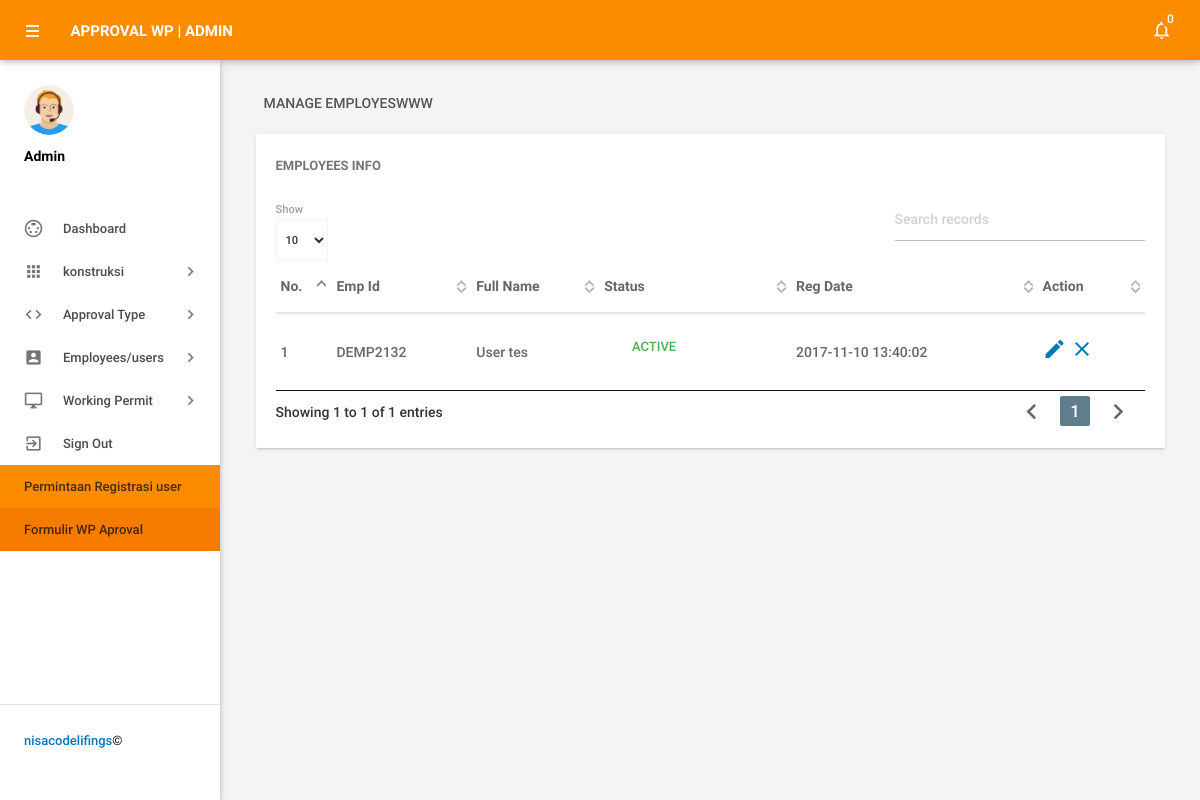
Page /admin/manageemployee.php (signed in) on the committed database.
### tables this page shows
CREATE TABLE `tblemployees` (
  `id` int(11) NOT NULL,
  `EmpId` varchar(100) NOT NULL,
  `FirstName` varchar(150) NOT NULL,
  `LastName` varchar(150) NOT NULL,
  `EmailId` varchar(200) NOT NULL,
  `Password` varchar(180) NOT NULL,
  `Gender` varchar(100) NOT NULL,
  `Dob` varchar(100) NOT NULL,
  `Department` varchar(255) NOT NULL,
  `Address` varchar(255) NOT NULL,
  `City` varchar(200) NOT NULL,
  `Country` varchar(150) NOT NULL,
  `Phonenumber` char(11) NOT NULL,
  `Status` int(1) NOT NULL,
  `RegDate` timestamp NOT NULL DEFAULT current_timestamp()
);

### admin/manageemployee.php (the view, shortened to what this page needs)
<?php
include('includes/config.php');
if(strlen($_SESSION['alogin'])==0)
    {
header('location:index.php');
}
else{
 ?>
<!DOCTYPE html>
<html lang="en">
    <head>
        <link type="text/css" rel="stylesheet" href="../assets/plugins/materialize/css/materialize.min.css"/>
        <link href="../assets/plugins/material-preloader/css/materialPreloader.min.css" rel="stylesheet">
        <link href="../assets/plugins/datatables/css/jquery.dataTables.min.css" rel="stylesheet">
        <link href="../assets/css/alpha.min.css" rel="stylesheet" type="text/css"/>
        <link href="../assets/css/custom.css" rel="stylesheet" type="text/css"/>
    </head>
    <body>
       <?php include('includes/header.php');?>
       <?php include('includes/sidebar.php');?>
            <main class="mn-inner">
                <div class="row">
                    <div class="col s12">
                        <div class="page-title">Manage EmployesWWW</div>
                    </div>
                    <div class="col s12 m12 l12">
                        <div class="card">
                            <div class="card-content">
                                <span class="card-title">Employees Info</span>
                                <table id="example" class="display responsive-table ">
                                    <thead>
                                        <tr>
                                            <th>No. </th>
                                            <th>Emp Id</th>
                                            <th>Full Name</th>
                                             <th>Status</th>
                                             <th>Reg Date</th>
                                            <th>Action</th>
                                        </tr>
                                    </thead>
                                    <tbody>
<?php $sql = "SELECT EmpId,FirstName,LastName,Department,Status,RegDate,id from  tblemployees";
$query = $dbh -> prepare($sql);
$query->execute();
$results=$query->fetchAll(PDO::FETCH_OBJ);
$cnt=1;
if($query->rowCount() > 0)
{
foreach($results as $result)
{               ?>
                                        <tr>
                                            <td> <?php echo htmlentities($cnt);?></td>
                                            <td><?php echo htmlentities($result->EmpId);?></td>
                                            <td><?php echo htmlentities($result->FirstName);?>&nbsp;<?php echo htmlentities($result->LastName);?></td>
                                             <td><?php $stats=$result->Status;
if($stats){
                                             ?>
                                                 <a class="waves-effect waves-green btn-flat m-b-xs">Active</a>
                                                 <?php } else { ?>
                                                 <a class="waves-effect waves-red btn-flat m-b-xs">Inactive</a>
                                                 <?php } ?>
                                             </td>
                                              <td><?php echo htmlentities($result->RegDate);?></td>
                                            <td><a href="editemployee.php?empid=<?php echo htmlentities($result->id);?>"><i class="material-icons">mode_edit</i></a>
                                        <?php if($result->Status==1)
 {?>
<a href="manageemployee.php?inid=<?php echo htmlentities($result->id);?>" onclick="return confirm('Are you sure you want to inactive this Employe?');"" > <i class="material-icons" title="Inactive">clear</i>
<?php } else {?>
                                            <a href="manageemployee.php?id=<?php echo htmlentities($result->id);?>" onclick="return confirm('Are you sure you want to active this employee?');""><i class="material-icons" title="Active">done</i>
                                            <?php } ?> </td>
                                        </tr>
                                         <?php $cnt++;} }?>
                                    </tbody>
                                </table>
                            </div>
                        </div>
                    </div>
                </div>
            </main>
        </div>
        <div class="left-sidebar-hover"></div>
    </body>
</html>
<?php } ?>

### rows in the picture
tblemployees: EmpId "DEMP2132", FirstName "User", LastName "tes", Status "ACTIVE", RegDate "2017-11-10 13:40:02"

### other values in the picture
$unreadcount "0"
